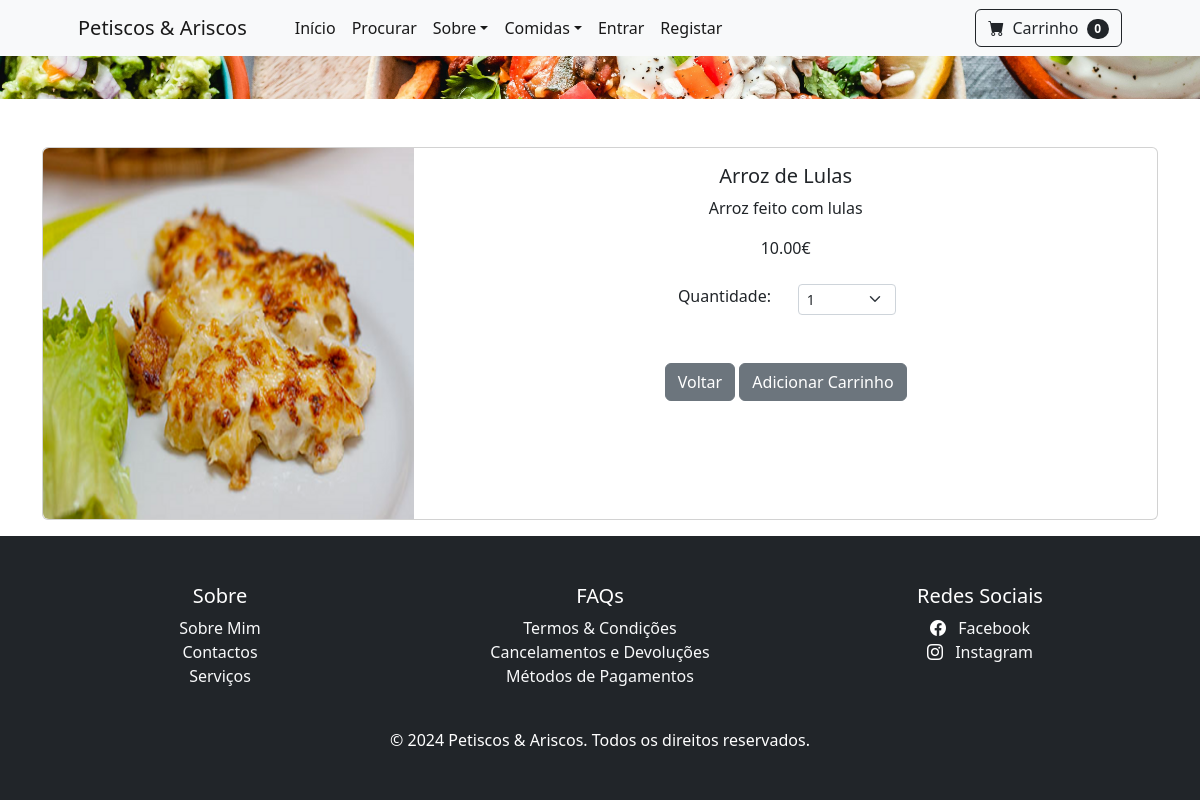
The app's page /produto/1, older data.
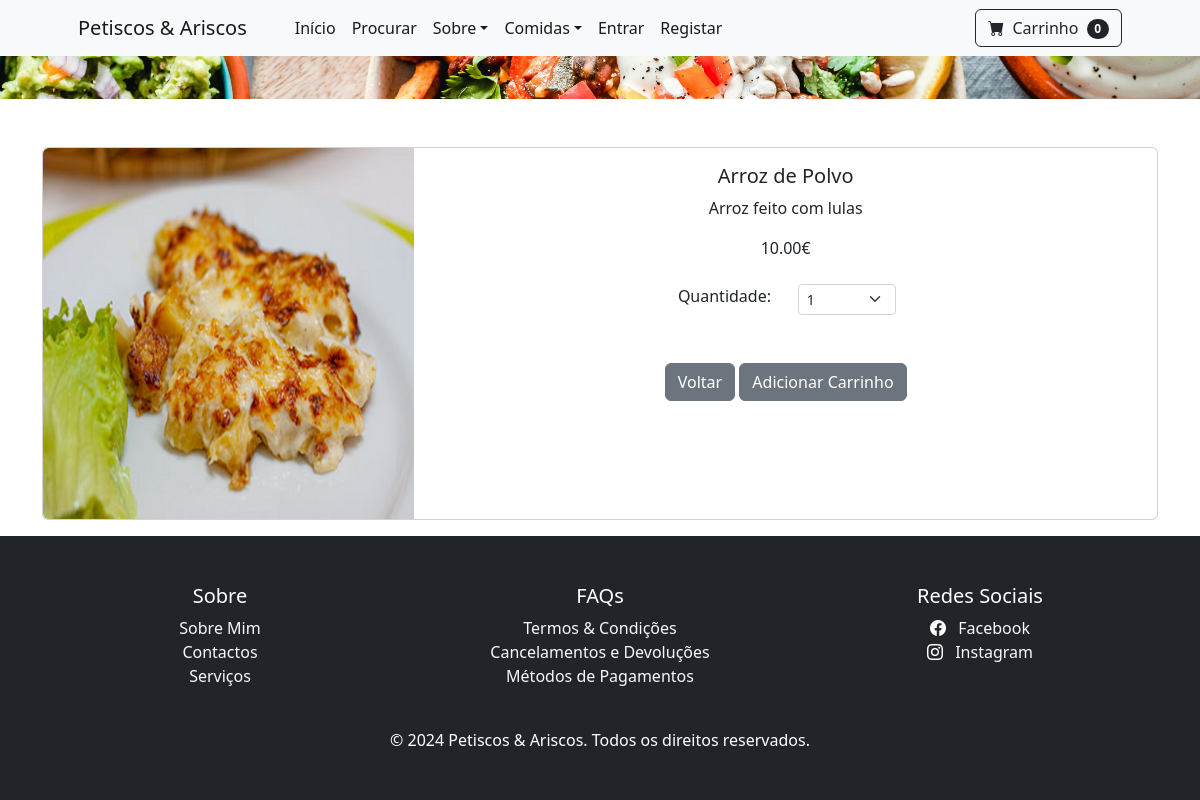
The same page, newer data.
### loja/models.py (models this page shows, shortened)
class Product(models.Model):
	name = models.CharField(max_length=100)
	price = models.DecimalField(default=0, decimal_places=2, max_digits=6)
	category = models.ForeignKey(Category, on_delete=models.CASCADE, default=1)
	description = models.CharField(max_length=250, default='', blank=True, null=True)
	image = models.ImageField(upload_to='uploads/product/')
	is_sale = models.BooleanField(default=False)
	sale_price = models.DecimalField(default=0, decimal_places=2, max_digits=6)

### loja/views.py (the view)
# urls.py: path('produto/<int:pk>', views.about_product, name='about_product'),
def about_product(request, pk):
    product = Product.objects.get(id=pk)
    return render(request, 'about_product.html', {'product': product})

### carrinho/cart.py (called while the page is built)
	def __len__(self):
		return len(self.cart)

### carrinho/context_processors.py (called while the page is built)
def cart(request):
	return {'cart': Cart(request)}

### loja/templates/about_product.html (shortened to what this page needs)
{% extends 'base.html' %}
{% block content %}
<div class="container">
    <br/><br/>
    <div class="card mb-3">
        <div class="row g-0">
            <div class="col-md-4">
                <img src="{{ product.image.url }}" class="img-fluid rounded-start" alt="...">
            </div>
            <div class="col-md-8">
                <div class="card-body">
                    <center>
                    <h5 class="card-title">{{ product.name }}</h5>
                    <p class="card-text justified">{{ product.description }}</p>
                    {% if product.is_sale %}
                        <div class="d-flex justify-content-center small text-warning mb-2">
                            <div class="bi-star-fill"></div>
                            &nbsp;&nbsp;Saldos&nbsp;&nbsp;
                            <div class="bi-star-fill"></div>
                        </div>
                        <strike>
                        {{ product.price }}€
                        </strike>
                        &nbsp;
                        {{ product.sale_price }}€
                    {% else %}
                        {{ product.price }}€ <br/>
                    {% endif %}
                    <br/>
                    <div class="row justify-content-center">
                    <div class="col-md-2">Quantidade:</div>
                    <div class="col-md-2">
                    <select class="form-select form-select-sm" id="qty-cart">
                        <option value="1">1</option>
                    </select>
                    </div>
                    </div>
                    <br/><br/>
                    <a href="{% url 'home' %}" class="btn btn-secondary">Voltar</a>
                    <button type="button" value="{{ product.id }}" class="btn btn-secondary" id="add-cart">Adicionar Carrinho</button>
                    </center>
                </div>
            </div>
        </div>
    </div>
</div>
{% endblock %}

Row changes from the older to the newer data that the page shows:
changed Product "Arroz feito com lulas": name "Arroz de Lulas" → "Arroz de Polvo"
